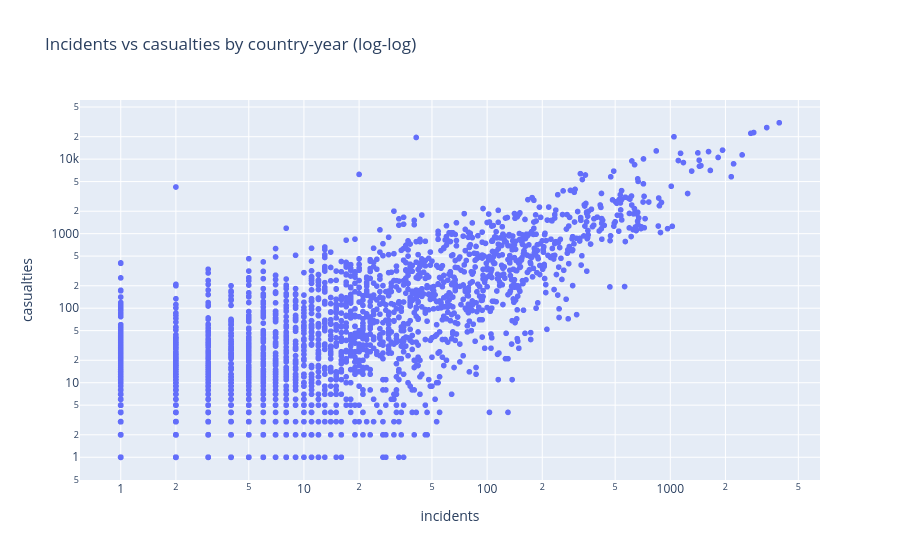

Notebook cell for this chart:
### Code cell
country_year = (
    data.groupby(["country_txt", "iyear"])
        .agg(incidents=("eventid", "size"),
             killed=("nkill", "sum"),
             wounded=("nwound", "sum"))
        .reset_index()
)
country_year["casualties"] = country_year["killed"] + country_year["wounded"]

rho = country_year[["incidents", "casualties"]].corr(method="spearman").iloc[0, 1]
print(f"Spearman correlation (country-year): {rho:.2f}")

px.scatter(country_year, x="incidents", y="casualties",
           log_x=True, log_y=True,
           hover_data=["country_txt", "iyear"],
           title="Incidents vs casualties by country-year (log-log)")

### Figure 1 — Plotly figure (JSON) as saved in the notebook; plotly's stock layout.template omitted (floating-point values rounded to 4 significant figures; data arrays with more than 128 entries replaced by an {"elided": "..."} marker saying what was removed)
{"data": [{"customdata": {"elided": "3762x2 mixed values"}, "hovertemplate": "incidents=%{x}<br>casualties=%{y}<br>country_txt=%{customdata[0]}<br>iyear=%{customdata[1]}<extra></extra>", "legendgroup": "", "marker": {"color": "#636efa", "symbol": "circle"}, "mode": "markers", "name": "", "showlegend": false, "type": "scattergl", "x": {"elided": "3762 int values"}, "xaxis": "x", "y": {"elided": "3762 float values"}, "yaxis": "y"}], "layout": {"legend": {"tracegroupgap": 0}, "title": {"text": "Incidents vs casualties by country-year (log-log)"}, "xaxis": {"anchor": "y", "domain": [0, 1], "title": {"text": "incidents"}, "type": "log"}, "yaxis": {"anchor": "x", "domain": [0, 1], "title": {"text": "casualties"}, "type": "log"}}}
